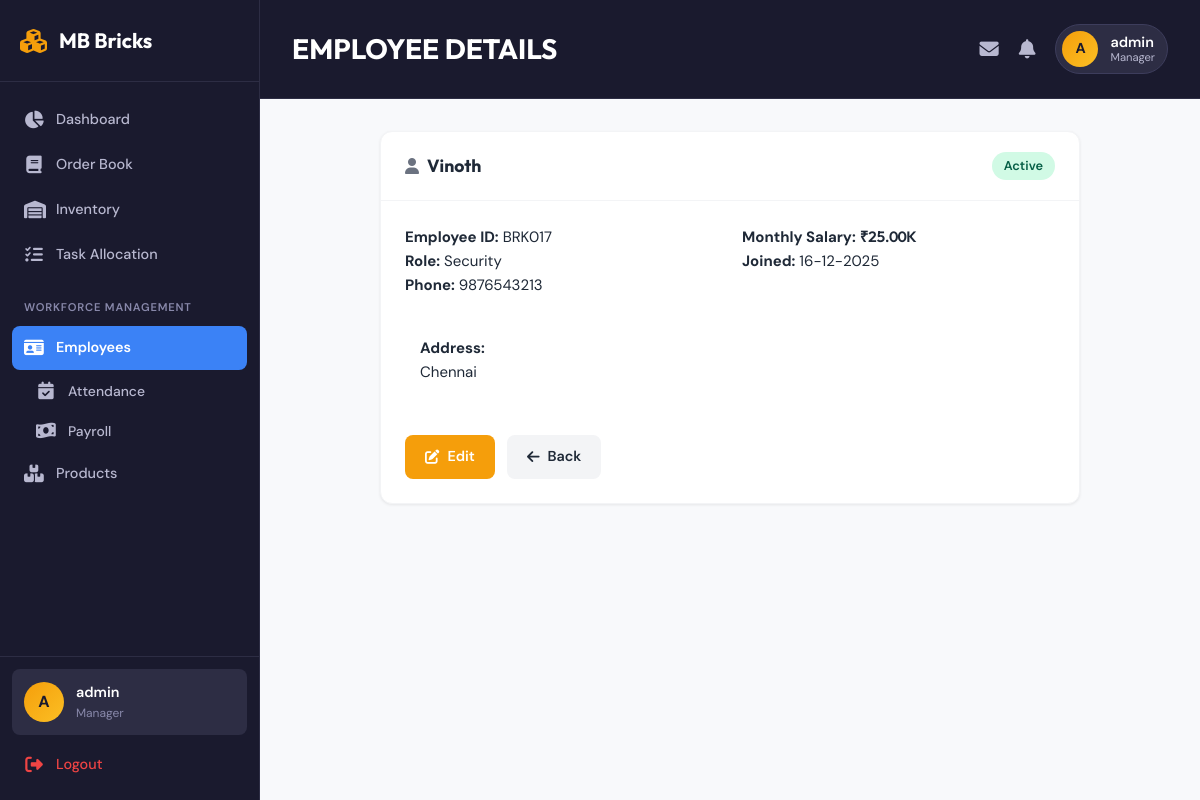
The app's page /employees/view/4 (signed in), older data.
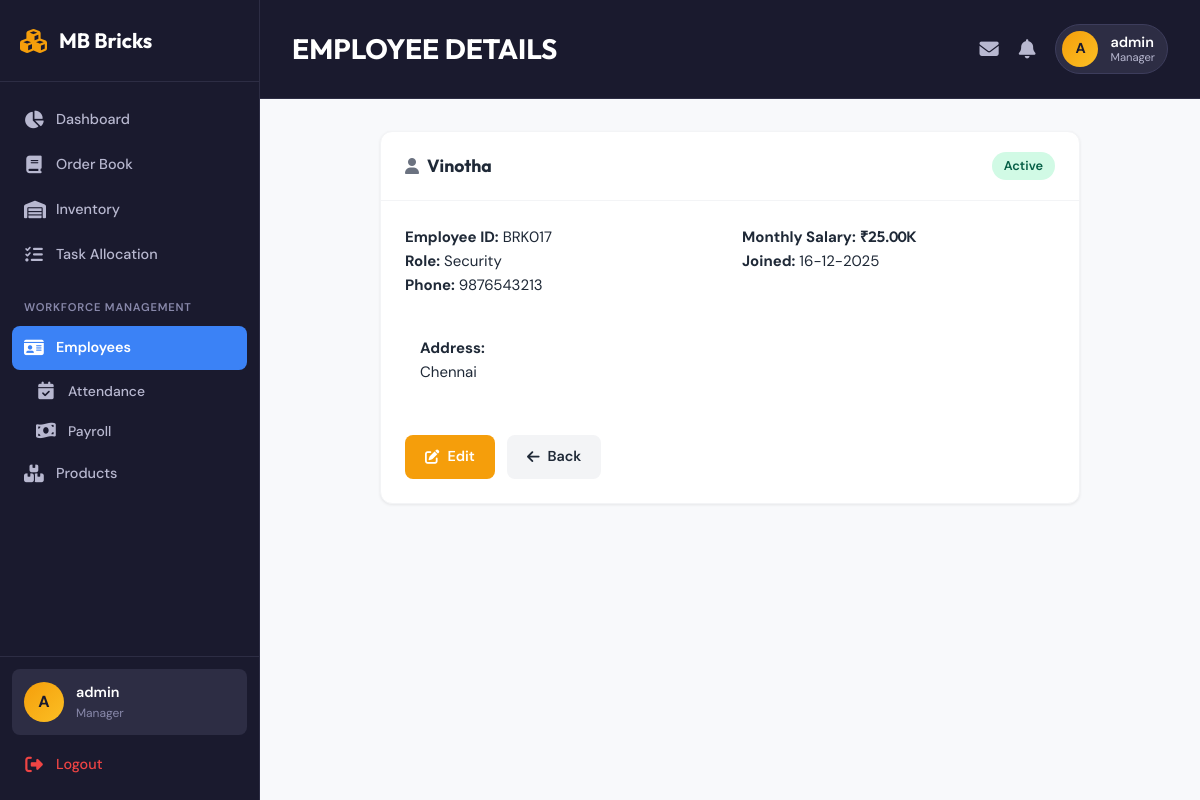
The same page, newer data.
### tables this page shows
CREATE TABLE employees (
            id INTEGER PRIMARY KEY AUTOINCREMENT,
            employee_id TEXT UNIQUE NOT NULL,
            name TEXT NOT NULL,
            role TEXT NOT NULL,
            phone TEXT,
            address TEXT,
            salary REAL DEFAULT 0,
            is_active INTEGER DEFAULT 1,
            joined_date DATE DEFAULT CURRENT_DATE
        );

### app.py (the view)
@app.route('/employees/view/<int:id>')
@login_required
def view_employee(id):
    db = get_db()
    employee = db.execute('SELECT * FROM employees WHERE id = ?', (id,)).fetchone()
    if not employee:
        flash('Employee not found', 'danger')
        return redirect(url_for('employees'))
    return render_template('employee_view.html', employee=employee)

### app.py (called while the page is built)
def login_required(f):
    @wraps(f)
    def decorated_function(*args, **kwargs):
        if 'user_id' not in session:
            flash('Please login to access this page.', 'warning')
            return redirect(url_for('login'))
        return f(*args, **kwargs)
    return decorated_function

def convert_date(val):
    return datetime.strptime(val.decode(), "%Y-%m-%d").date()

def get_db():
    if 'db' not in g:
        g.db = sqlite3.connect(DATABASE, detect_types=sqlite3.PARSE_DECLTYPES | sqlite3.PARSE_COLNAMES)
        g.db.row_factory = sqlite3.Row
    return g.db

def format_date(d):
    if d:
        if isinstance(d, str):
            try:
                d = datetime.strptime(d, '%Y-%m-%d').date()
            except ValueError:
                return d
        return d.strftime('%d-%m-%Y')
    return ''

def format_currency(amount):
    if amount is None:
        amount = 0
    if amount >= 100000:
        return f"₹{amount/100000:.2f}L"
    elif amount >= 1000:
        return f"₹{amount/1000:.2f}K"
    return f"₹{amount:.2f}"

### templates/employee_view.html (shortened to what this page needs)
{% extends 'base.html' %}
{% block header %}EMPLOYEE DETAILS{% endblock %}
{% block content %}
<div class="card" style="max-width: 700px; margin: 0 auto;">
    <div class="card-header">
        <h2><i class="fas fa-user"></i> {{ employee.name }}</h2>
        <span class="badge badge-{% if employee.is_active %}success{% else %}danger{% endif %}">
            {% if employee.is_active %}Active{% else %}Inactive{% endif %}
        </span>
    </div>
    <div class="card-body">
        <div class="grid-2 mb-2">
            <div>
                <p><strong>Employee ID:</strong> {{ employee.employee_id }}</p>
                <p><strong>Role:</strong> {{ employee.role }}</p>
                <p><strong>Phone:</strong> {{ employee.phone or 'N/A' }}</p>
            </div>
            <div>
                <p><strong>Monthly Salary:</strong> <span class="currency">{{ employee.salary|format_currency }}</span></p>
                <p><strong>Joined:</strong> {{ employee.joined_date|format_date }}</p>
            </div>
        </div>
        {% if employee.address %}
        <div style="background: var(--bg-main); padding: 15px; border-radius: var(--radius); margin-top: 15px;">
            <strong>Address:</strong><br>
            {{ employee.address }}
        </div>
        {% endif %}
        <div class="d-flex gap-1 mt-3">
            <a href="{{ url_for('edit_employee', id=employee.id) }}" class="btn btn-warning">
                <i class="fas fa-edit"></i> Edit
            </a>
            <a href="{{ url_for('employees') }}" class="btn btn-secondary">
                <i class="fas fa-arrow-left"></i> Back
            </a>
        </div>
    </div>
</div>
{% endblock %}

Row changes from the older to the newer data that the page shows:
changed employees "BRK017": name "Vinoth" → "Vinotha"
